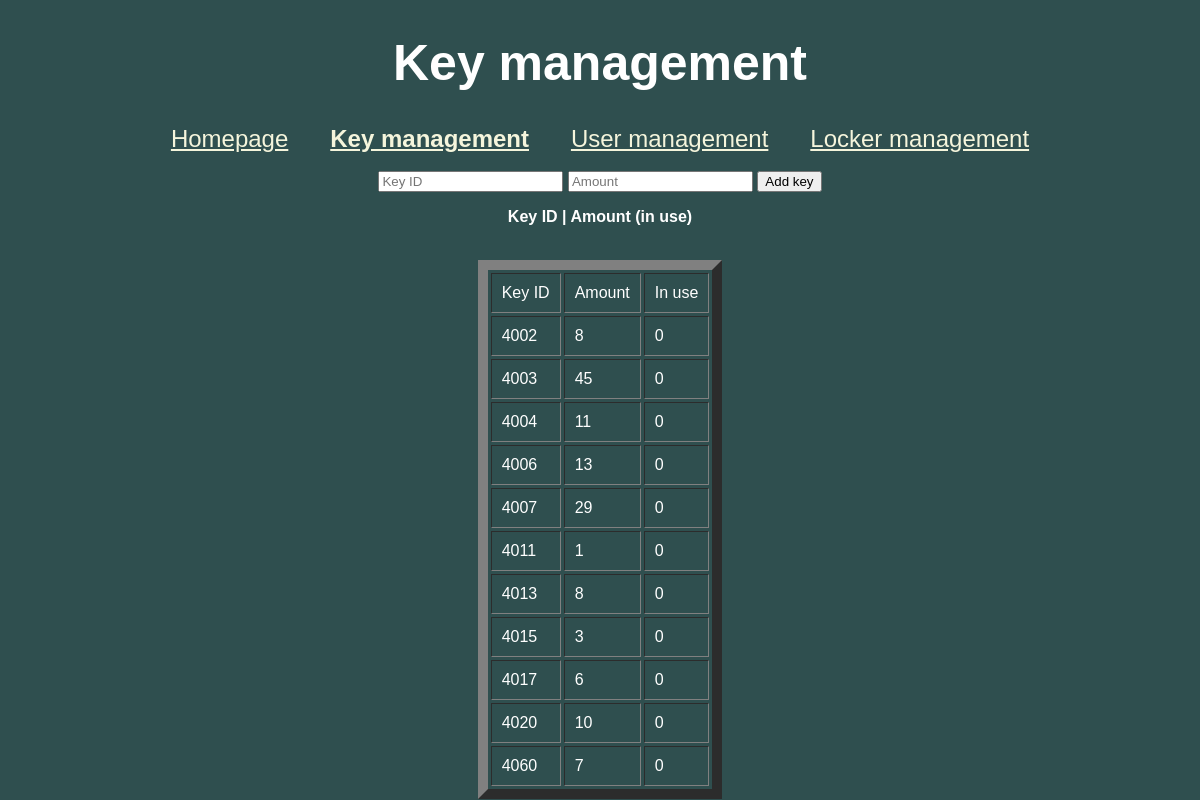
Screenshot of /Pages/keyMgmt.php with the database file from the repository.
### tables this page shows
create table `keys` (
    key_id int not null,
    amount int not null,
    inUse int default 0 not null,
    user_id int,
    primary key (key_id),
    foreign key (user_id) references users(user_id)
);

### Pages/keyMgmt.php (the view, shortened to what this page needs)
<!DOCTYPE html>
<html lang="en">
<head>
    <link rel="stylesheet" type="text/css" href="../CSS.css">
</head>
<h1>Key management</h1>
<div class="navigation">
    <a href="../index.php">Homepage</a>
    <a href="keyMgmt.php" style="margin-left: 3%; margin-right: 1.5%"><b>Key management</b></a>
    <a href="userMgmt.php" style="margin-left: 1.5%; margin-right: 3%">User management</a>
    <a href="lockerMgmt.php">Locker management</a>
</div>
<br><br>
<form action="keyMgmt.php" method="post">
    <input required type="number" name="key_id" placeholder="Key ID">
    <input required type="number" name="amount" placeholder="Amount">
    <input type="submit" name="add_key" value="Add key">
</form>
<?php
    global $connect;
    $select =  $connect->prepare("SELECT * FROM `keys` LIMIT 1, 18446744073709551615");
    $select->execute();
    $result = $select->get_result();
    echo ("<div class='data'>");
    echo ("<b><p>Key ID | Amount (in use)</p></b>");
?>
<table align = "center" border = "10" cellpadding = "10" cellspacing = "3" class="data">
    <tr>
        <td>Key ID</td>
        <td>Amount</td>
        <td>In use</td>
    </tr>
    <?php
    while ($row = $result->fetch_assoc()) {
        echo "<tr>";
        echo ("<td >" . $row["key_id"] . "</td>");
        echo ("<td >" . $row["amount"] . "</td>");
        if ($row["inUse"] == $row["amount"]) {
            echo ("<td style='color: red;'>" . $row["inUse"] . "</td>");
        }
        else {
            echo ("<td >" . $row["inUse"] . "</td>");
        }
        echo "</tr>";
    }
    echo ("<br>");
    ?>
</table>

### CSS.css (style rules this page uses)
.navigation { display:inline-block; margin-right:10px; width: 98%; text-align: center; position: relative; left: 50%; transform: translate(-50%, 0); font-size: x-large; }
a:link { color: beige; }
h1, h3, h4, h5, h6, p { color: white; height: 100%; display: flex; flex-direction: row; flex-wrap: wrap; justify-content: center; }
form { text-align: center; }
h1 { font-size: 50px; }
.data { color: white; }

### rows the page displays
keys: key_id "4002", amount "8", inUse "0"
keys: key_id "4003", amount "45", inUse "0"
keys: key_id "4004", amount "11", inUse "0"
keys: key_id "4006", amount "13", inUse "0"
keys: key_id "4007", amount "29", inUse "0"
keys: key_id "4011", amount "1", inUse "0"
keys: key_id "4013", amount "8", inUse "0"
keys: key_id "4015", amount "3", inUse "0"
keys: key_id "4017", amount "6", inUse "0"
keys: key_id "4020", amount "10", inUse "0"
keys: key_id "4060", amount "7", inUse "0"
